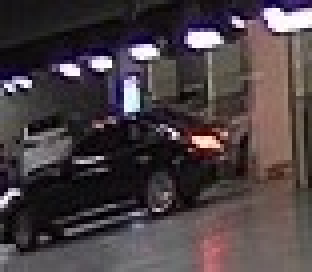
#> input picture cv/crop0.jpg, 78 x 68 px (shown 4 times larger)
$ python namecard.py
#> lines starting #> are read from the running program, lines starting #| are printed output that depends on the picture; after the words box and inside, x2 and y2 are one past the last pixel; in counts of white or black regions, pixels touching at a corner belong together
"""
Tesseract-ocr 설치하기

1. tesseract-ocr-w64-setup-v5.0.0-alpha.20191030.exe 파일 다운로드
   (https://digi.bib.uni-mannheim.de/tesseract/tesseract-ocr-w64-setup-v5.0.0-alpha.20200328.exe)
2. 설치 시 "Additional script data" 항목에서 "Hangul Script", "Hangul vertical script" 항목 체크,
   "Additional language data" 항목에서 "Korean" 항목 체크.
4. 설치 후 시스템 환경변수 PATH에 Tesseract 설치 폴더 추가
   (e.g.) c:\Program Files\Tesseract-OCR
4. 설치 후 시스템 환경변수에 TESSDATA_PREFIX를 추가하고, 변수 값을 <Tesseract-DIR>\tessdata 로 설정
5. <Tesseract-DIR>\tessdata\script\ 폴더에 있는 Hangul.traineddata, Hangul_vert.traineddata 파일을
   <Tesseract-DIR>\tessdata\ 폴더로 복사
6. 명령 프롬프트 창에서 pip install pytesseract 명령 입력
"""

import sys
import numpy as np
import cv2
import pytesseract


def reorderPts(pts):
    idx = np.lexsort((pts[:, 1], pts[:, 0]))  # 칼럼0 -> 칼럼1 순으로 정렬한 인덱스를 반환
    pts = pts[idx]  # x좌표로 정렬

    if pts[0, 1] > pts[1, 1]:
        pts[[0, 1]] = pts[[1, 0]]

    if pts[2, 1] < pts[3, 1]:
        pts[[2, 3]] = pts[[3, 2]]

    return pts


# 영상 불러오기
filename = 'crop0.jpg'
if len(sys.argv) > 1:
    filename = sys.argv[1]

src = cv2.imread(filename)
#> src is the input picture: shape (68, 78, 3); mean B, G, R 67.6, 64.2, 73.9

if src is None:
    print('Image load failed!')
    sys.exit()

# 출력 영상 설정
dw, dh = 720, 400
srcQuad = np.array([[0, 0], [0, 0], [0, 0], [0, 0]], np.float32)
dstQuad = np.array([[0, 0], [0, dh], [dw, dh], [dw, 0]], np.float32)
dst = np.zeros((dh, dw), np.uint8)

# 입력 영상 전처리
src_gray = cv2.cvtColor(src, cv2.COLOR_BGR2GRAY)
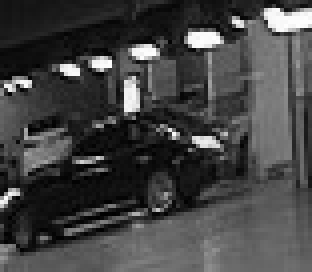
#> src_gray: shape (68, 78) (shown 4 times larger); min 0, max 254, mean 67.5
th, src_bin = cv2.threshold(src_gray, 0, 255, cv2.THRESH_BINARY | cv2.THRESH_OTSU)
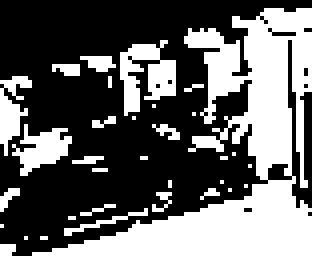
#> src_bin: shape (68, 78) (shown 4 times larger); 42.8% white; 32 white regions (26 under 20 px)
#> th = 73

# 외곽선 검출 및 명함 검출
contours, _ = cv2.findContours(src_bin, cv2.RETR_EXTERNAL, cv2.CHAIN_APPROX_NONE)
#> contours = 32 contours, 28 with area under 20; largest, box (x1, y1, x2, y2) and area: (0, 2, 78, 68) 1547, (30, 10, 44, 29) 106, (3, 31, 18, 44) 70, (0, 19, 8, 39) 50

for pts in contours:
    # 너무 작은 객체는 제외
    if cv2.contourArea(pts) < 10:
        continue

    # 외곽선 근사화
    approx = cv2.approxPolyDP(pts, cv2.arcLength(pts, True)*0.02, True)

    # 컨벡스가 아니면 제외
    if not cv2.isContourConvex(approx) or len(approx) != 4:
        continue

    print(len(approx))

    cv2.polylines(src, [approx], True, (0, 255, 0), 2, cv2.LINE_AA)
    srcQuad = reorderPts(approx.reshape(4, 2).astype(np.float32))

    pers = cv2.getPerspectiveTransform(srcQuad, dstQuad)
    dst = cv2.warpPerspective(src, pers, (dw, dh), flags=cv2.INTER_CUBIC)

    dst_rgb = cv2.cvtColor(dst, cv2.COLOR_BGR2RGB)
    print(pytesseract.image_to_string(dst_rgb, lang='Hangul+eng'))
#> this loop made 32 passes
#> dst: shape (400, 720); every value is 0

cv2.imshow('src', src)
cv2.imshow('src_gray', src_gray)
cv2.imshow('src_bin', src_bin)
cv2.imshow('dst', dst)
cv2.waitKey()
cv2.destroyAllWindows()

$ run again, with cv/crop1.jpg copied over cv/crop0.jpg
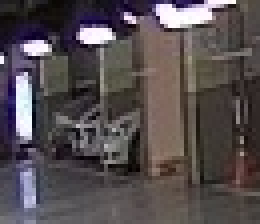
#> input picture cv/crop1.jpg, 65 x 56 px (shown 4 times larger)
#> src is the input picture: shape (56, 65, 3); mean B, G, R 79.7, 77.3, 85
#> `src_gray = cv2.cvtColor(src, cv2.COLOR_BGR2GRAY)`:
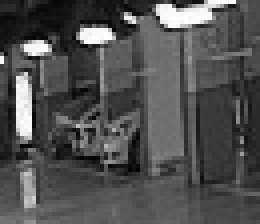
#> src_gray: shape (56, 65) (shown 4 times larger); min 1, max 255, mean 79.9
#> `th, src_bin = cv2.threshold(src_gray, 0, 255, cv2.THRESH_BINARY | cv2...`:
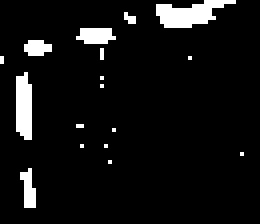
#> src_bin: shape (56, 65) (shown 4 times larger); 6.6% white; 17 white regions (12 under 20 px)
#> th = 145
#> contours = 17 contours, 14 with area under 20; largest, box (x1, y1, x2, y2) and area: (39, 0, 59, 7) 58, (4, 18, 8, 35) 42, (19, 7, 29, 11) 21
#> the loop `for pts in contours:` made 17 passes
